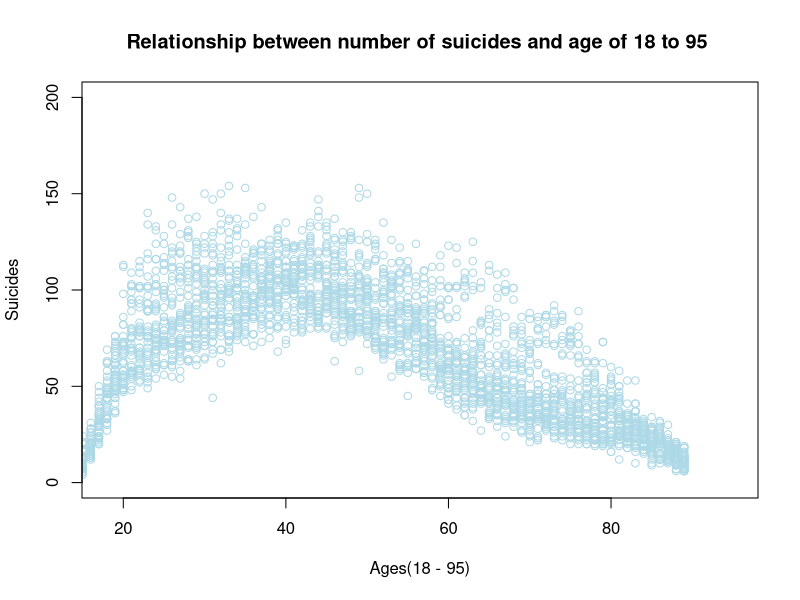

The R source for this figure: (Note: this script raises an error after producing the figure.)
library(tidyverse)
library(ggplot2)
library(dplyr)
pdf("visualization.pdf")
df <- read.csv("Suicide Deaths by Age.csv")
Age <- df$Age
Suicides <- df$Suicides
plot(Age,Suicides,main= "Relationship between number of suicides and age of 18 to 95 ", xlim = c(18,95),col = "lightblue",ylim = c(0,200),xlab = "Ages(18 - 95)")
abline(model, col = "blue")
h = hist(Suicides,main = "Histogram of Suicides", xlab = "Suicides",col = "grey")
xfit=seq(min(Suicides), max(Suicides) , length = 10)
yfit = dnorm(xfit,mean = mean(Suicides), sd=sd(Suicides))
yfit = yfit*diff(h$mids[1:2]*length(Suicides))
lines(xfit,yfit, col = " red " , lwd = 2)
dev.off()
